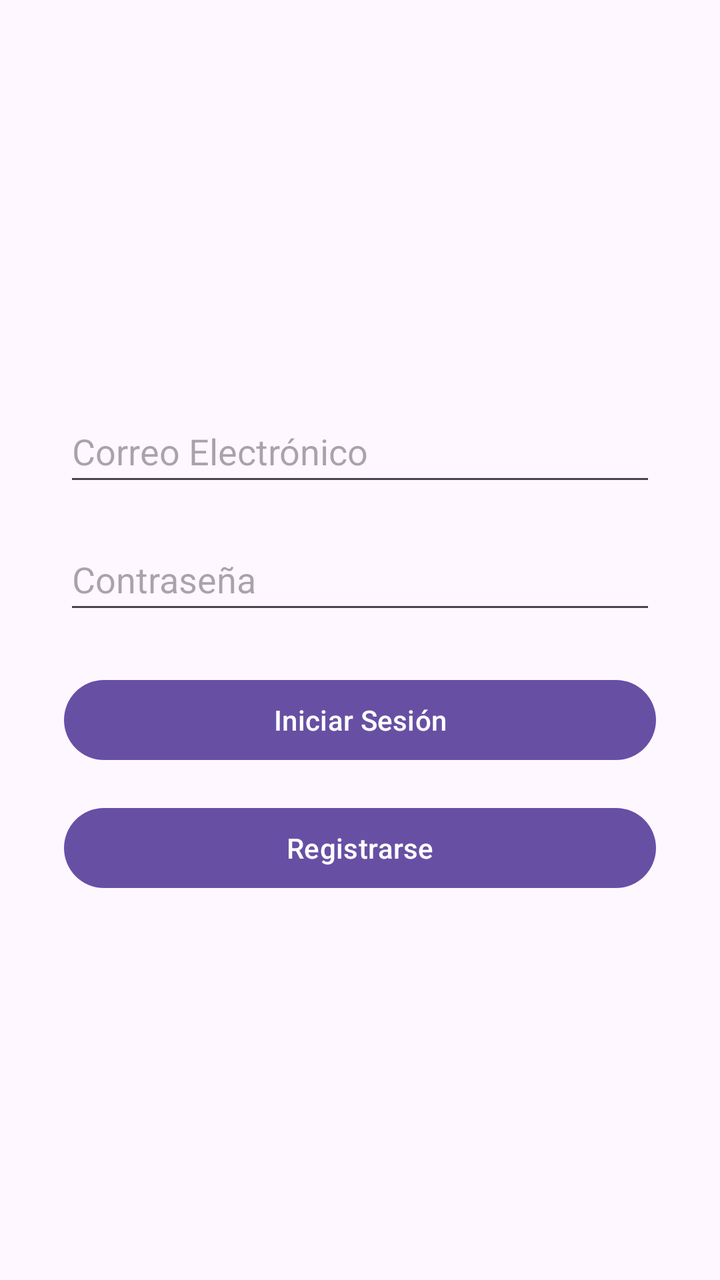
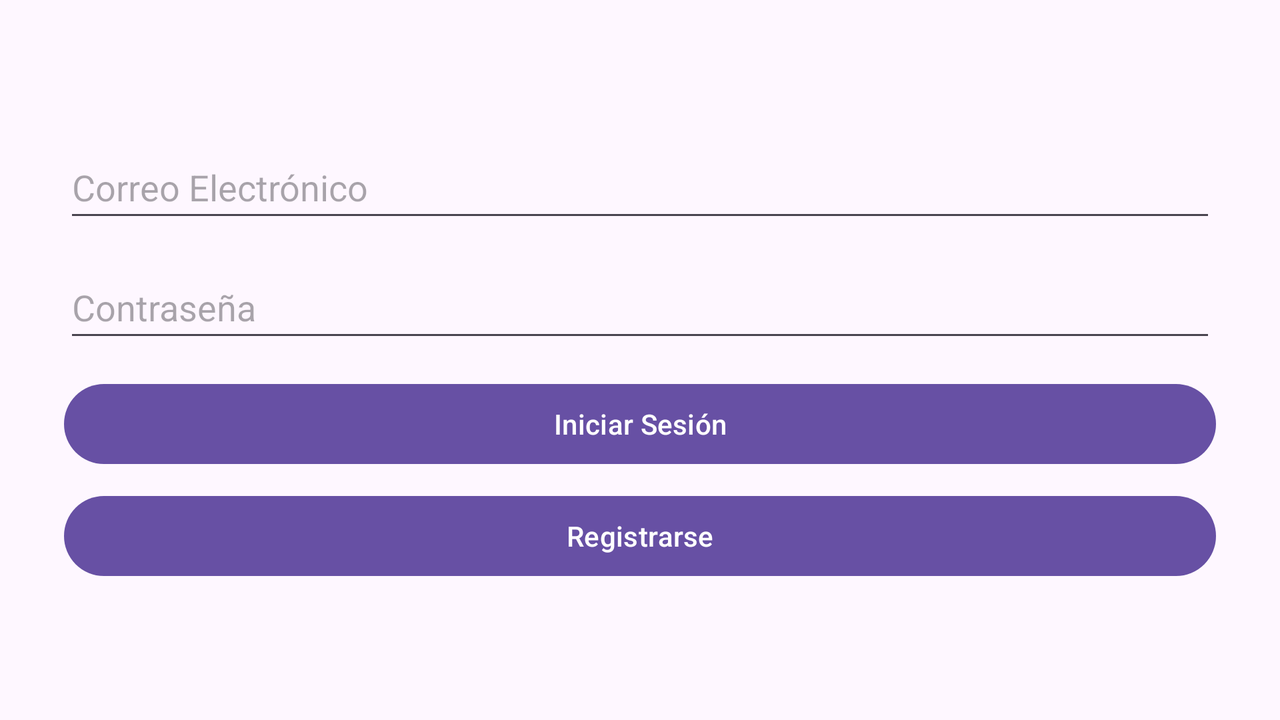

Compare how this app lays out the same screen by default and in its alternative resource folder. The renders come first, then the two layout files and the values they reference.
<!-- AndroidManifest.xml: application theme Theme.UTShop -->
<!-- res/layout/activity_main.xml -->
<?xml version="1.0" encoding="utf-8"?>
<androidx.constraintlayout.widget.ConstraintLayout xmlns:android="http://schemas.android.com/apk/res/android"
    xmlns:app="http://schemas.android.com/apk/res-auto"
    xmlns:tools="http://schemas.android.com/tools"
    android:layout_width="match_parent"
    android:layout_height="match_parent"
    tools:context=".MainActivity">

    <EditText
        android:id="@+id/emailEditText"
        android:layout_width="0dp"
        android:layout_height="48dp"
        android:hint="@string/email_hint"
        android:inputType="textEmailAddress"
        app:layout_constraintTop_toTopOf="parent"
        app:layout_constraintStart_toStartOf="parent"
        app:layout_constraintEnd_toEndOf="parent"
        android:layout_marginTop="200dp"
        android:layout_marginStart="32dp"
        android:layout_marginEnd="32dp" />

    <EditText
        android:id="@+id/passwordEditText"
        android:layout_width="0dp"
        android:layout_height="48dp"
        android:hint="@string/password_hint"
        android:inputType="textPassword"
        app:layout_constraintTop_toBottomOf="@+id/emailEditText"
        app:layout_constraintStart_toStartOf="@+id/emailEditText"
        app:layout_constraintEnd_toEndOf="@+id/emailEditText"
        android:layout_marginTop="16dp" />

    <Button
        android:id="@+id/loginButton"
        android:layout_width="0dp"
        android:layout_height="48dp"
        android:text="@string/login"
        app:layout_constraintTop_toBottomOf="@+id/passwordEditText"
        app:layout_constraintStart_toStartOf="@+id/passwordEditText"
        app:layout_constraintEnd_toEndOf="@+id/passwordEditText"
        android:layout_marginTop="24dp" />

    <Button
        android:id="@+id/registerButton"
        android:layout_width="0dp"
        android:layout_height="48dp"
        android:text="@string/register"
        app:layout_constraintTop_toBottomOf="@+id/loginButton"
        app:layout_constraintStart_toStartOf="@+id/loginButton"
        app:layout_constraintEnd_toEndOf="@+id/loginButton"
        android:layout_marginTop="16dp" />

</androidx.constraintlayout.widget.ConstraintLayout>
<!-- resources referenced by this layout -->
<resources>
  <string name="email_hint">Correo Electrónico</string>
  <string name="login">Iniciar Sesión</string>
  <string name="password_hint">Contraseña</string>
  <string name="register">Registrarse</string>
  <!-- from res/values-v23/ -->
  <style name="Theme.UTShop" parent="Base.Theme.UTShop">
          
          <item name="android:navigationBarColor">@android:color/transparent</item>
          <item name="android:statusBarColor">@android:color/transparent</item>
          <item name="android:windowLightStatusBar">?attr/isLightTheme</item>
      </style>
  <style name="Base.Theme.UTShop" parent="Theme.Material3.DayNight.NoActionBar">
          
          
      </style>
</resources>
<!-- res/layout-land/activity_main.xml (the repository's variant of the layout above) -->
<!-- drawn on the phone turned sideways -->
<?xml version="1.0" encoding="utf-8"?>
<androidx.constraintlayout.widget.ConstraintLayout xmlns:android="http://schemas.android.com/apk/res/android"
    xmlns:app="http://schemas.android.com/apk/res-auto"
    xmlns:tools="http://schemas.android.com/tools"
    android:layout_width="match_parent"
    android:layout_height="match_parent"
    tools:context=".MainActivity">

    <Button
        android:id="@+id/registerButton"
        android:layout_width="0dp"
        android:layout_height="48dp"
        android:layout_marginTop="8dp"
        android:text="@string/register"
        app:layout_constraintEnd_toEndOf="@+id/loginButton"
        app:layout_constraintHorizontal_bias="0.0"
        app:layout_constraintStart_toStartOf="@+id/loginButton"
        app:layout_constraintTop_toBottomOf="@+id/loginButton" />

    <EditText
        android:id="@+id/passwordEditText"
        android:layout_width="0dp"
        android:layout_height="48dp"
        android:layout_marginTop="12dp"
        android:hint="@string/password_hint"
        android:inputType="textPassword"
        app:layout_constraintEnd_toEndOf="@+id/emailEditText"
        app:layout_constraintHorizontal_bias="0.0"
        app:layout_constraintStart_toStartOf="@+id/emailEditText"
        app:layout_constraintTop_toBottomOf="@+id/emailEditText" />

    <Button
        android:id="@+id/loginButton"
        android:layout_width="0dp"
        android:layout_height="48dp"
        android:layout_marginTop="12dp"
        android:text="@string/login"
        app:layout_constraintEnd_toEndOf="@+id/passwordEditText"
        app:layout_constraintHorizontal_bias="0.0"
        app:layout_constraintStart_toStartOf="@+id/passwordEditText"
        app:layout_constraintTop_toBottomOf="@+id/passwordEditText" />

    <EditText
        android:id="@+id/emailEditText"
        android:layout_width="0dp"
        android:layout_height="48dp"
        android:layout_marginStart="32dp"
        android:layout_marginTop="68dp"
        android:layout_marginEnd="32dp"
        android:hint="@string/email_hint"
        android:inputType="textEmailAddress"
        app:layout_constraintEnd_toEndOf="parent"
        app:layout_constraintHorizontal_bias="0.0"
        app:layout_constraintStart_toStartOf="parent"
        app:layout_constraintTop_toTopOf="parent" />

</androidx.constraintlayout.widget.ConstraintLayout>
